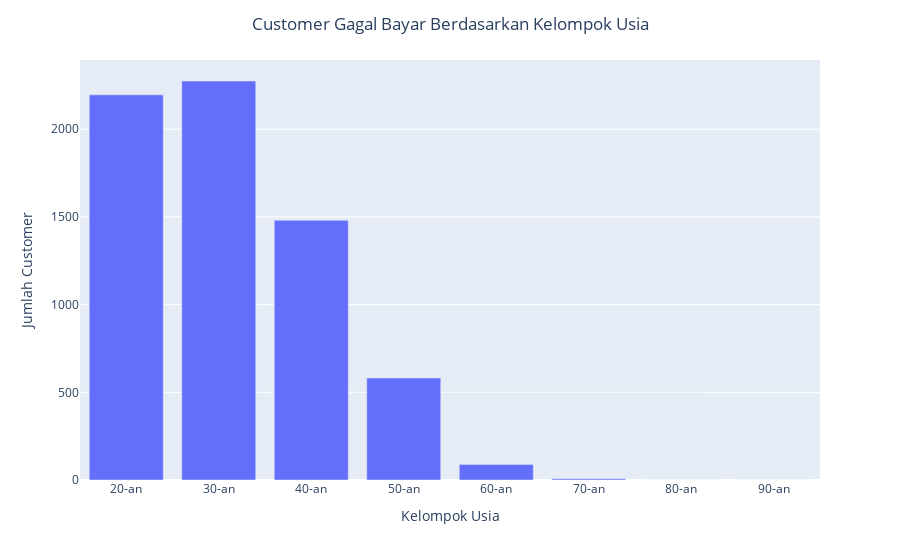

Notebook code cell kept with this figure:
### Markdown cell above
##### 1.3 Customer Gagal Bayar Berdasarkan Usia

### Code cell
default_customers = credit_default[credit_default['default payment next month'] == 1].copy()

bin_edges = list(range(20, 101, 10))
bin_labels = ['{}-an'.format(i) for i in range(20, 100, 10)]
default_customers['Age_Group'] = pd.cut(default_customers['AGE'], bins=bin_edges, labels=bin_labels, right=False)

default_customers_by_age_group = default_customers.groupby('Age_Group').size().reset_index(name='Count')

px.bar(default_customers_by_age_group, x='Age_Group', y='Count', labels={'Count': 'Jumlah Customer', 'Age_Group': 'Kelompok Usia'})\
    .update_layout(title='Customer Gagal Bayar Berdasarkan Kelompok Usia', title_x=0.5)\
    .show()

### Figure 1 — Plotly figure (JSON) as saved in the notebook; plotly's stock layout.template omitted (floating-point values rounded to 4 significant figures)
{"data": [{"alignmentgroup": "True", "hovertemplate": "Kelompok Usia=%{x}<br>Jumlah Customer=%{y}<extra></extra>", "legendgroup": "", "marker": {"color": "#636efa", "pattern": {"shape": ""}}, "name": "", "offsetgroup": "", "orientation": "v", "showlegend": false, "textposition": "auto", "type": "bar", "x": ["20-an", "30-an", "40-an", "50-an", "60-an", "70-an", "80-an", "90-an"], "xaxis": "x", "y": [2196, 2275, 1481, 582, 89, 7, 0, 0], "yaxis": "y"}], "layout": {"barmode": "relative", "legend": {"tracegroupgap": 0}, "margin": {"t": 60}, "title": {"text": "Customer Gagal Bayar Berdasarkan Kelompok Usia", "x": 0.5}, "xaxis": {"anchor": "y", "domain": [0, 1], "title": {"text": "Kelompok Usia"}}, "yaxis": {"anchor": "x", "domain": [0, 1], "title": {"text": "Jumlah Customer"}}}}
